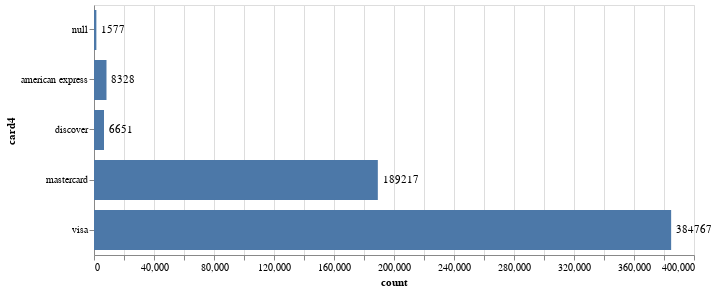

Notebook source saved alongside this figure:
### Code cell
bar_chart=alt.Chart(card4Group).mark_bar(size=40).encode(x='count:Q',y='card4:N')
bar_text = bar_chart.mark_text(align='left', baseline='middle', dx=5).encode(text='count:Q')
(bar_chart + bar_text).properties(height=alt.Step(50), width=600)

### Figure 1 — Vega-Lite specification as saved in the notebook (floating-point values rounded to 4 significant figures)
{"config": {"view": {"continuousWidth": 400, "continuousHeight": 300}}, "layer": [{"mark": {"type": "bar", "size": 40}, "encoding": {"x": {"field": "count", "type": "quantitative"}, "y": {"field": "card4", "type": "nominal"}}}, {"mark": {"type": "text", "align": "left", "baseline": "middle", "dx": 5}, "encoding": {"text": {"field": "count", "type": "quantitative"}, "x": {"field": "count", "type": "quantitative"}, "y": {"field": "card4", "type": "nominal"}}}], "data": {"name": "data-035ce3365887a5573fc10ac4d92bdb85"}, "height": {"step": 50}, "width": 600, "$schema": "https://vega.github.io/schema/vega-lite/v4.17.0.json", "datasets": {"data-035ce3365887a5573fc10ac4d92bdb85": [{"card4": "american express", "count": 8328}, {"card4": "discover", "count": 6651}, {"card4": "mastercard", "count": 189217}, {"card4": "visa", "count": 384767}, {"card4": null, "count": 1577}]}}
